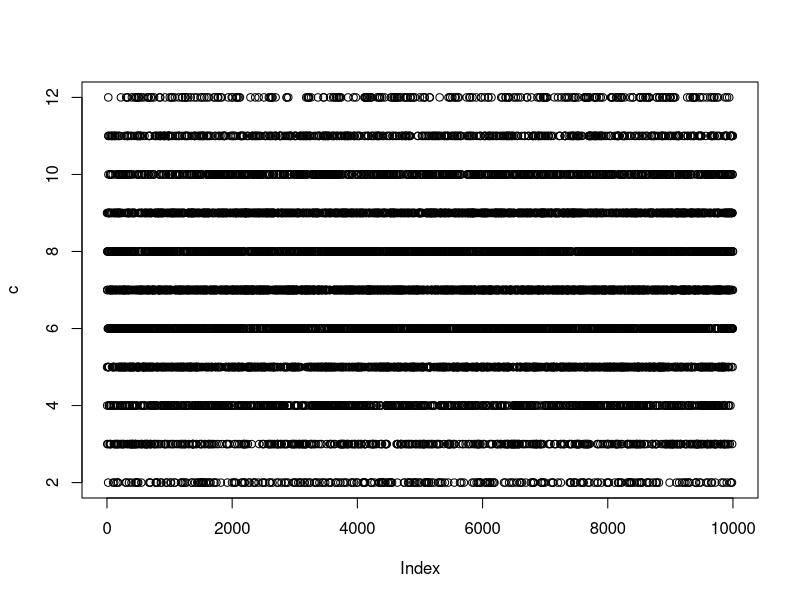
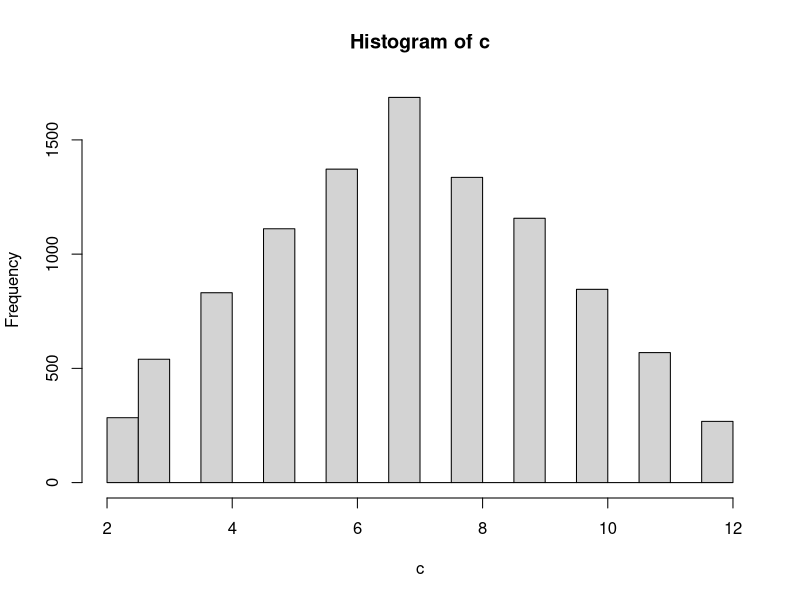
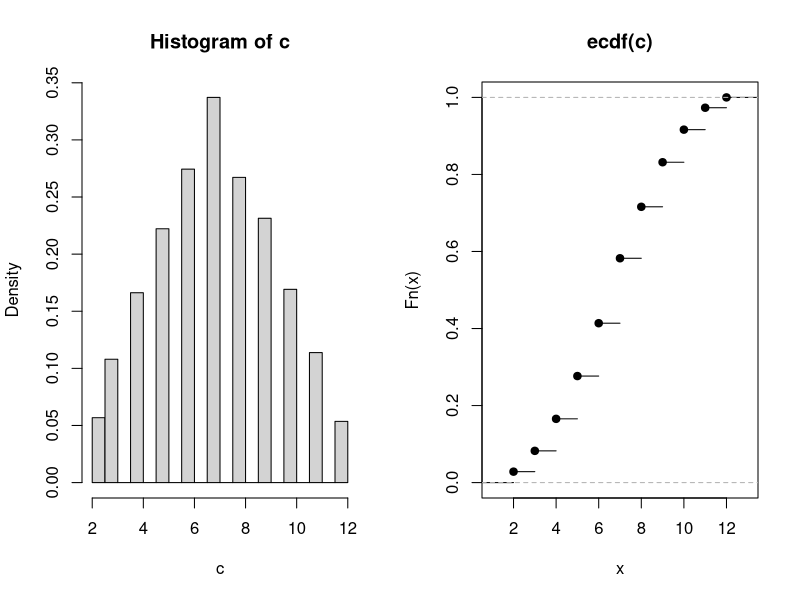
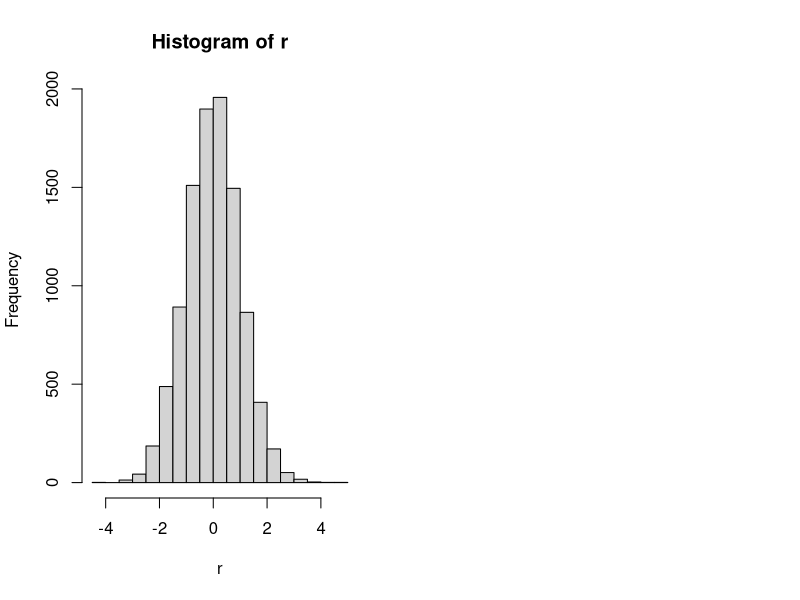

These charts were generated, in order, by the following R code:
#dicefunction
roll=function(x){
dice1=sample(c(1,2,3,4,5,6),size=x,rep=T)
dice2=sample(c(1,2,3,4,5,6),size=x,rep=T)
ss=dice1+dice2
print(ss)
}
c=roll(10000)
plot(c)
hist(c)
par(mfrow=c(1,2))
hist(c,freq=F)
plot(ecdf(c))

#rnorm and pnorm
r=rnorm(10000,mean=0,sd=1)
hist(r)

pnorm((70-65.2)/5)